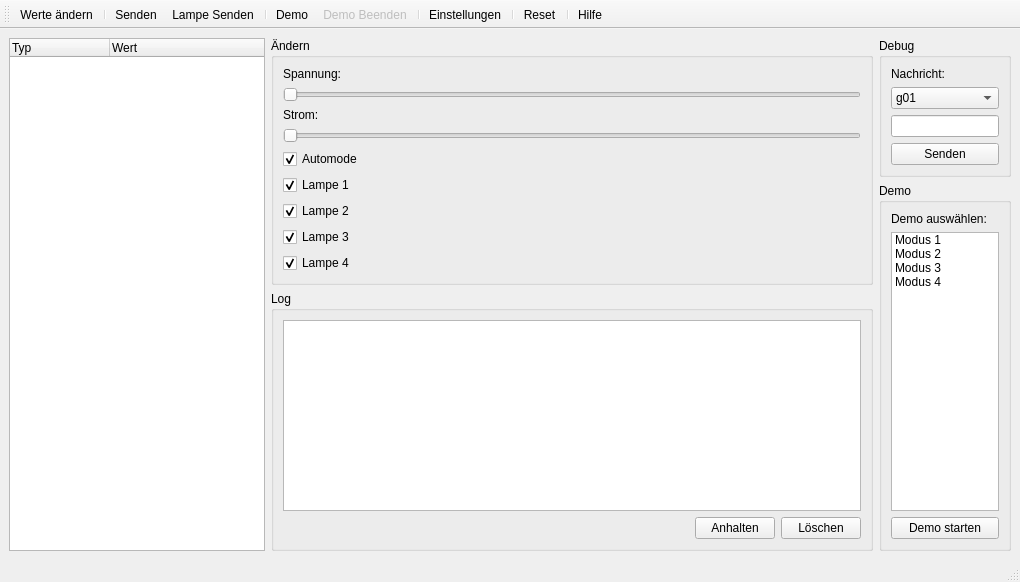
<?xml version="1.0" encoding="UTF-8"?>
<ui version="4.0">
 <class>MainWindow</class>
 <widget class="QMainWindow" name="MainWindow">
  <property name="geometry">
   <rect>
    <x>0</x>
    <y>0</y>
    <width>1020</width>
    <height>582</height>
   </rect>
  </property>
  <property name="windowTitle">
   <string>Ladefahrrad</string>
  </property>
  <property name="windowIcon">
   <iconset>
    <normaloff>../../Desktop/favicon.ico</normaloff>../../Desktop/favicon.ico</iconset>
  </property>
  <widget class="QWidget" name="centralwidget">
   <layout class="QHBoxLayout" name="horizontalLayout">
    <item>
     <layout class="QVBoxLayout" name="verticalLayout">
      <item>
       <layout class="QHBoxLayout" name="horizontalLayout_2">
        <item>
         <widget class="QTreeWidget" name="tree">
          <property name="sizePolicy">
           <sizepolicy hsizetype="Fixed" vsizetype="Expanding">
            <horstretch>0</horstretch>
            <verstretch>0</verstretch>
           </sizepolicy>
          </property>
          <column>
           <property name="text">
            <string>Typ</string>
           </property>
          </column>
          <column>
           <property name="text">
            <string>Wert</string>
           </property>
          </column>
         </widget>
        </item>
        <item>
         <layout class="QVBoxLayout" name="verticalLayout_8">
          <item>
           <widget class="QGroupBox" name="groupBox_3">
            <property name="title">
             <string>Ändern</string>
            </property>
            <layout class="QHBoxLayout" name="horizontalLayout_4">
             <item>
              <layout class="QVBoxLayout" name="verticalLayout_7">
               <item>
                <widget class="QLabel" name="label_3">
                 <property name="text">
                  <string>Spannung:</string>
                 </property>
                </widget>
               </item>
               <item>
                <widget class="QSlider" name="spngSlider">
                 <property name="maximum">
                  <number>10000</number>
                 </property>
                 <property name="singleStep">
                  <number>100</number>
                 </property>
                 <property name="orientation">
                  <enum>Qt::Horizontal</enum>
                 </property>
                </widget>
               </item>
               <item>
                <widget class="QLabel" name="label_4">
                 <property name="text">
                  <string>Strom:</string>
                 </property>
                </widget>
               </item>
               <item>
                <widget class="QSlider" name="strSlider">
                 <property name="maximum">
                  <number>10000</number>
                 </property>
                 <property name="singleStep">
                  <number>100</number>
                 </property>
                 <property name="orientation">
                  <enum>Qt::Horizontal</enum>
                 </property>
                </widget>
               </item>
               <item>
                <widget class="QCheckBox" name="autoModeCheckbox">
                 <property name="text">
                  <string>Automode</string>
                 </property>
                 <property name="checked">
                  <bool>true</bool>
                 </property>
                </widget>
               </item>
               <item>
                <widget class="QCheckBox" name="lamp1">
                 <property name="text">
                  <string>Lampe 1</string>
                 </property>
                 <property name="checked">
                  <bool>true</bool>
                 </property>
                </widget>
               </item>
               <item>
                <widget class="QCheckBox" name="lamp2">
                 <property name="text">
                  <string>Lampe 2</string>
                 </property>
                 <property name="checked">
                  <bool>true</bool>
                 </property>
                </widget>
               </item>
               <item>
                <widget class="QCheckBox" name="lamp3">
                 <property name="text">
                  <string>Lampe 3</string>
                 </property>
                 <property name="checked">
                  <bool>true</bool>
                 </property>
                </widget>
               </item>
               <item>
                <widget class="QCheckBox" name="lamp4">
                 <property name="text">
                  <string>Lampe 4</string>
                 </property>
                 <property name="checked">
                  <bool>true</bool>
                 </property>
                </widget>
               </item>
              </layout>
             </item>
            </layout>
           </widget>
          </item>
          <item>
           <widget class="QGroupBox" name="groupBox_4">
            <property name="title">
             <string>Log</string>
            </property>
            <layout class="QVBoxLayout" name="verticalLayout_9">
             <item>
              <layout class="QVBoxLayout" name="verticalLayout_10">
               <item>
                <widget class="QTextEdit" name="logView">
                 <property name="readOnly">
                  <bool>true</bool>
                 </property>
                 <property name="html">
                  <string>&lt;!DOCTYPE HTML PUBLIC &quot;-//W3C//DTD HTML 4.0//EN&quot; &quot;http://www.w3.org/TR/REC-html40/strict.dtd&quot;&gt;
&lt;html&gt;&lt;head&gt;&lt;meta name=&quot;qrichtext&quot; content=&quot;1&quot; /&gt;&lt;style type=&quot;text/css&quot;&gt;
p, li { white-space: pre-wrap; }
&lt;/style&gt;&lt;/head&gt;&lt;body style=&quot; font-family:'MS Shell Dlg 2'; font-size:8.25pt; font-weight:400; font-style:normal;&quot;&gt;
&lt;p style=&quot;-qt-paragraph-type:empty; margin-top:0px; margin-bottom:0px; margin-left:0px; margin-right:0px; -qt-block-indent:0; text-indent:0px;&quot;&gt;&lt;br /&gt;&lt;/p&gt;&lt;/body&gt;&lt;/html&gt;</string>
                 </property>
                </widget>
               </item>
               <item>
                <layout class="QHBoxLayout" name="horizontalLayout_3">
                 <item>
                  <spacer name="horizontalSpacer">
                   <property name="orientation">
                    <enum>Qt::Horizontal</enum>
                   </property>
                   <property name="sizeHint" stdset="0">
                    <size>
                     <width>40</width>
                     <height>20</height>
                    </size>
                   </property>
                  </spacer>
                 </item>
                 <item>
                  <widget class="QPushButton" name="holdButton">
                   <property name="text">
                    <string>Anhalten</string>
                   </property>
                  </widget>
                 </item>
                 <item>
                  <widget class="QPushButton" name="clearButton">
                   <property name="text">
                    <string>Löschen</string>
                   </property>
                  </widget>
                 </item>
                </layout>
               </item>
              </layout>
             </item>
            </layout>
           </widget>
          </item>
         </layout>
        </item>
        <item>
         <layout class="QVBoxLayout" name="verticalLayout_2">
          <item>
           <widget class="QGroupBox" name="groupBox_2">
            <property name="title">
             <string>Debug</string>
            </property>
            <layout class="QVBoxLayout" name="verticalLayout_4">
             <item>
              <layout class="QVBoxLayout" name="verticalLayout_3">
               <item>
                <widget class="QLabel" name="label">
                 <property name="text">
                  <string>Nachricht:</string>
                 </property>
                </widget>
               </item>
               <item>
                <widget class="QComboBox" name="idChooser">
                 <item>
                  <property name="text">
                   <string>g01</string>
                  </property>
                 </item>
                 <item>
                  <property name="text">
                   <string>g02</string>
                  </property>
                 </item>
                 <item>
                  <property name="text">
                   <string>g03</string>
                  </property>
                 </item>
                 <item>
                  <property name="text">
                   <string>g04</string>
                  </property>
                 </item>
                </widget>
               </item>
               <item>
                <widget class="QLineEdit" name="messageInput">
                 <property name="sizePolicy">
                  <sizepolicy hsizetype="Fixed" vsizetype="Fixed">
                   <horstretch>0</horstretch>
                   <verstretch>0</verstretch>
                  </sizepolicy>
                 </property>
                 <property name="text">
                  <string/>
                 </property>
                 <property name="maxLength">
                  <number>8</number>
                 </property>
                </widget>
               </item>
               <item>
                <widget class="QPushButton" name="sendButton">
                 <property name="text">
                  <string>Senden</string>
                 </property>
                </widget>
               </item>
              </layout>
             </item>
            </layout>
           </widget>
          </item>
          <item>
           <widget class="QGroupBox" name="groupBox">
            <property name="title">
             <string>Demo</string>
            </property>
            <layout class="QVBoxLayout" name="verticalLayout_6">
             <item>
              <layout class="QVBoxLayout" name="verticalLayout_5">
               <item>
                <widget class="QLabel" name="label_2">
                 <property name="text">
                  <string>Demo auswählen:</string>
                 </property>
                </widget>
               </item>
               <item>
                <widget class="QListWidget" name="listWidget">
                 <property name="sizePolicy">
                  <sizepolicy hsizetype="Ignored" vsizetype="Expanding">
                   <horstretch>0</horstretch>
                   <verstretch>0</verstretch>
                  </sizepolicy>
                 </property>
                 <item>
                  <property name="text">
                   <string>Modus 1</string>
                  </property>
                 </item>
                 <item>
                  <property name="text">
                   <string>Modus 2</string>
                  </property>
                 </item>
                 <item>
                  <property name="text">
                   <string>Modus 3</string>
                  </property>
                 </item>
                 <item>
                  <property name="text">
                   <string>Modus 4</string>
                  </property>
                 </item>
                </widget>
               </item>
               <item>
                <widget class="QPushButton" name="demo_s">
                 <property name="text">
                  <string>Demo starten</string>
                 </property>
                </widget>
               </item>
              </layout>
             </item>
            </layout>
           </widget>
          </item>
         </layout>
        </item>
       </layout>
      </item>
     </layout>
    </item>
   </layout>
  </widget>
  <widget class="QStatusBar" name="statusbar"/>
  <widget class="QToolBar" name="toolBar">
   <property name="windowTitle">
    <string>toolBar</string>
   </property>
   <property name="iconSize">
    <size>
     <width>24</width>
     <height>24</height>
    </size>
   </property>
   <property name="toolButtonStyle">
    <enum>Qt::ToolButtonTextUnderIcon</enum>
   </property>
   <attribute name="toolBarArea">
    <enum>TopToolBarArea</enum>
   </attribute>
   <attribute name="toolBarBreak">
    <bool>false</bool>
   </attribute>
   <addaction name="actionWerte_ndern"/>
   <addaction name="separator"/>
   <addaction name="actionSenden"/>
   <addaction name="actionLampe_Senden"/>
   <addaction name="separator"/>
   <addaction name="actionDemo"/>
   <addaction name="actionDemoBeenden"/>
   <addaction name="separator"/>
   <addaction name="actionEinstellungen"/>
   <addaction name="separator"/>
   <addaction name="actionReset"/>
   <addaction name="separator"/>
   <addaction name="actionHilfe"/>
  </widget>
  <action name="actionEinstellungen">
   <property name="icon">
    <iconset>
     <normaloff>../../Desktop/network-disconnect.svg</normaloff>../../Desktop/network-disconnect.svg</iconset>
   </property>
   <property name="text">
    <string>Einstellungen</string>
   </property>
  </action>
  <action name="actionDemoBeenden">
   <property name="checkable">
    <bool>false</bool>
   </property>
   <property name="enabled">
    <bool>false</bool>
   </property>
   <property name="icon">
    <iconset>
     <normaloff>../../Desktop/tab-close.svg</normaloff>../../Desktop/tab-close.svg</iconset>
   </property>
   <property name="text">
    <string>Demo Beenden</string>
   </property>
   <property name="toolTip">
    <string>Demo Beenden</string>
   </property>
   <property name="visible">
    <bool>true</bool>
   </property>
   <property name="iconVisibleInMenu">
    <bool>true</bool>
   </property>
  </action>
  <action name="action_ber">
   <property name="text">
    <string>Über..</string>
   </property>
  </action>
  <action name="actionDemo">
   <property name="icon">
    <iconset>
     <normaloff>../../Desktop/dialog-ok-apply.svg</normaloff>../../Desktop/dialog-ok-apply.svg</iconset>
   </property>
   <property name="text">
    <string>Demo</string>
   </property>
  </action>
  <action name="actionSenden">
   <property name="icon">
    <iconset>
     <normaloff>../../Desktop/mail-send.svg</normaloff>../../Desktop/mail-send.svg</iconset>
   </property>
   <property name="text">
    <string>Senden</string>
   </property>
  </action>
  <action name="actionHilfe">
   <property name="icon">
    <iconset>
     <normaloff>../../Desktop/system-help.svg</normaloff>../../Desktop/system-help.svg</iconset>
   </property>
   <property name="text">
    <string>Hilfe</string>
   </property>
  </action>
  <action name="actionWerte_ndern">
   <property name="icon">
    <iconset>
     <normaloff>../../Desktop/document-edit.svg</normaloff>../../Desktop/document-edit.svg</iconset>
   </property>
   <property name="text">
    <string>Werte ändern</string>
   </property>
  </action>
  <action name="actionLampe_Senden">
   <property name="icon">
    <iconset>
     <normaloff>../../Desktop/games-hint.svg</normaloff>../../Desktop/games-hint.svg</iconset>
   </property>
   <property name="text">
    <string>Lampe Senden</string>
   </property>
  </action>
  <action name="actionReset">
   <property name="text">
    <string>Reset</string>
   </property>
  </action>
 </widget>
 <resources/>
 <connections/>
</ui>
